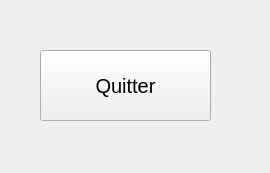
<?xml version="1.0" encoding="UTF-8"?>
<ui version="4.0">
 <class>BanqueServeurWidget</class>
 <widget class="QWidget" name="BanqueServeurWidget">
  <property name="geometry">
   <rect>
    <x>0</x>
    <y>0</y>
    <width>270</width>
    <height>173</height>
   </rect>
  </property>
  <property name="font">
   <font>
    <pointsize>15</pointsize>
   </font>
  </property>
  <property name="windowTitle">
   <string>Serveur de la banque</string>
  </property>
  <widget class="QPushButton" name="pushButton">
   <property name="geometry">
    <rect>
     <x>40</x>
     <y>50</y>
     <width>171</width>
     <height>71</height>
    </rect>
   </property>
   <property name="text">
    <string>Quitter</string>
   </property>
  </widget>
 </widget>
 <resources/>
 <connections>
  <connection>
   <sender>pushButton</sender>
   <signal>clicked()</signal>
   <receiver>BanqueServeurWidget</receiver>
   <slot>close()</slot>
   <hints>
    <hint type="sourcelabel">
     <x>169</x>
     <y>88</y>
    </hint>
    <hint type="destinationlabel">
     <x>237</x>
     <y>90</y>
    </hint>
   </hints>
  </connection>
 </connections>
</ui>
